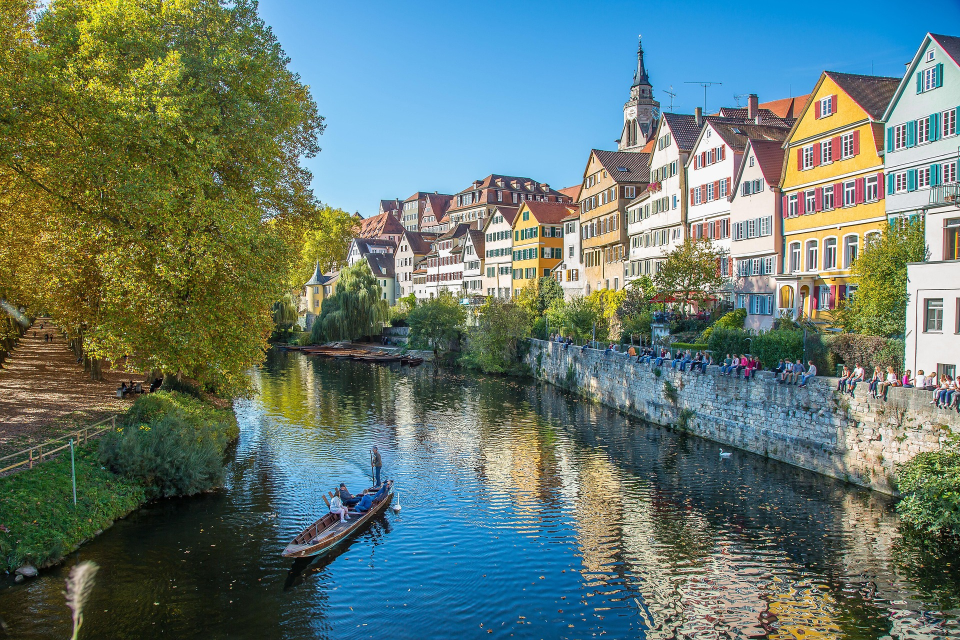
#> input picture 1.png, 1920 x 1280 px (shown at 1/2 size)
$ python -i filters.py   (imports and definitions only)
#> lines starting #> are read from the running program, lines starting #| are printed output that depends on the picture; after the words box and inside, x2 and y2 are one past the last pixel; in counts of white or black regions, pixels touching at a corner belong together
#> further down, picture is the input picture: shape (1280, 1920, 3); mean B, G, R 112.8, 121.2, 100.9
### image_ops/utils.py
import cv2 as cv
import numpy as np
from PIL import Image
from typing import Tuple


# [55 lines left out: functions read_image, save_image, ensure_uint8, add_canvas_texture, resize_fit, alpha_blend, not called in this run]


def to_pil(img_bgr: np.ndarray) -> Image.Image:
    return Image.fromarray(cv.cvtColor(img_bgr, cv.COLOR_BGR2RGB))


def from_pil(img_pil: Image.Image) -> np.ndarray:
    rgb = np.array(img_pil)
    return cv.cvtColor(rgb, cv.COLOR_RGB2BGR)


def make_edge_mask(gray: np.ndarray, low: int = 80, high: int = 160) -> np.ndarray:
    edges = cv.Canny(gray, low, high)
    edges = cv.dilate(edges, None)
    return edges

### image_ops/filters.py
import cv2 as cv
import numpy as np
from typing import Literal
from .utils import add_canvas_texture, ensure_uint8, make_edge_mask


def sketch_effect(image_bgr: np.ndarray,
                  mode: Literal['gray', 'color'] = 'gray',
                  blur_ksize: int = 21,
                  sigma: float = 0,
                  edge_low: int = 60,
                  edge_high: int = 150) -> np.ndarray:
#> called with mode = 'gray', blur_ksize = 21, sigma = 0, edge_low = 60, edge_high = 150
    gray = cv.cvtColor(image_bgr, cv.COLOR_BGR2GRAY)
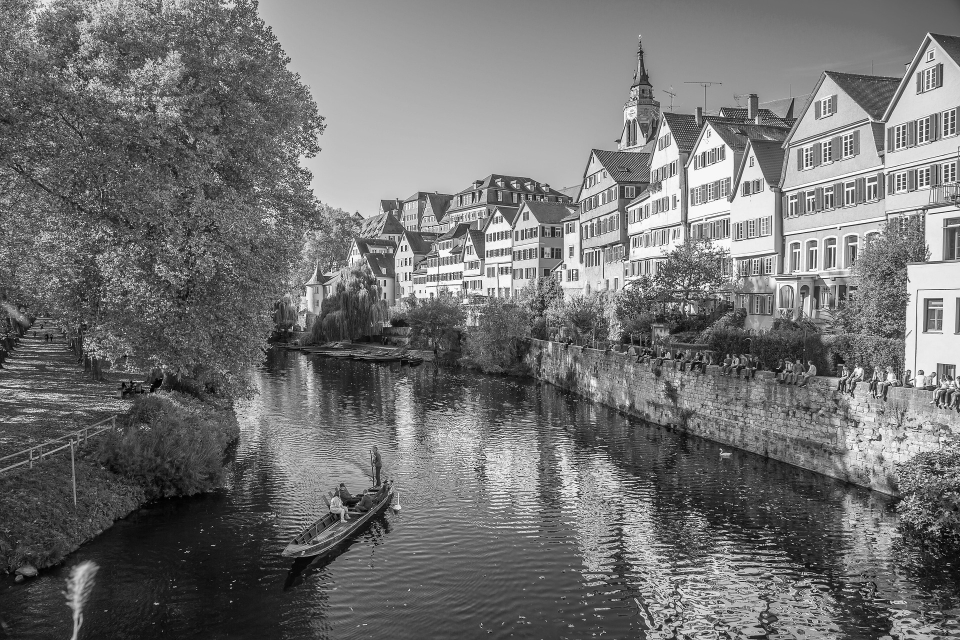
#> gray: shape (1280, 1920) (shown at 1/2 size); min 0, max 255, mean 114.2
    if blur_ksize % 2 == 0:
        blur_ksize += 1

    # 使用更精细的高斯模糊，sigma 自动计算
    if sigma <= 0:
        sigma = 0.3 * ((blur_ksize - 1) * 0.5 - 1) + 0.8
    blur = cv.GaussianBlur(gray, (blur_ksize, blur_ksize), sigma)
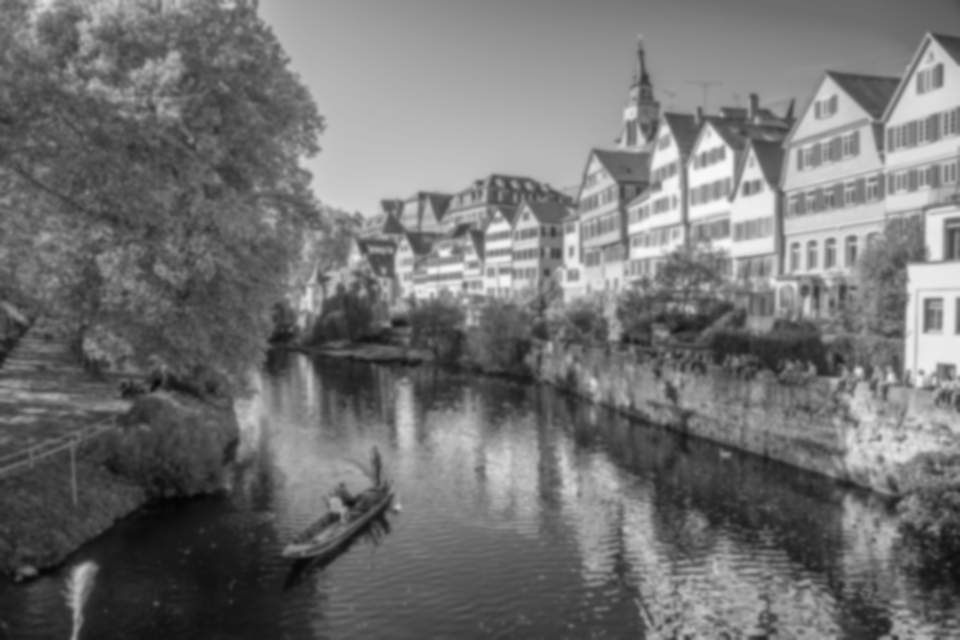
#> blur: shape (1280, 1920) (shown at 1/2 size); min 4, max 248, mean 114.2

    # 使用自适应阈值增强细节
    adaptive = cv.adaptiveThreshold(blur, 255, cv.ADAPTIVE_THRESH_GAUSSIAN_C, cv.THRESH_BINARY_INV, 11, 2)
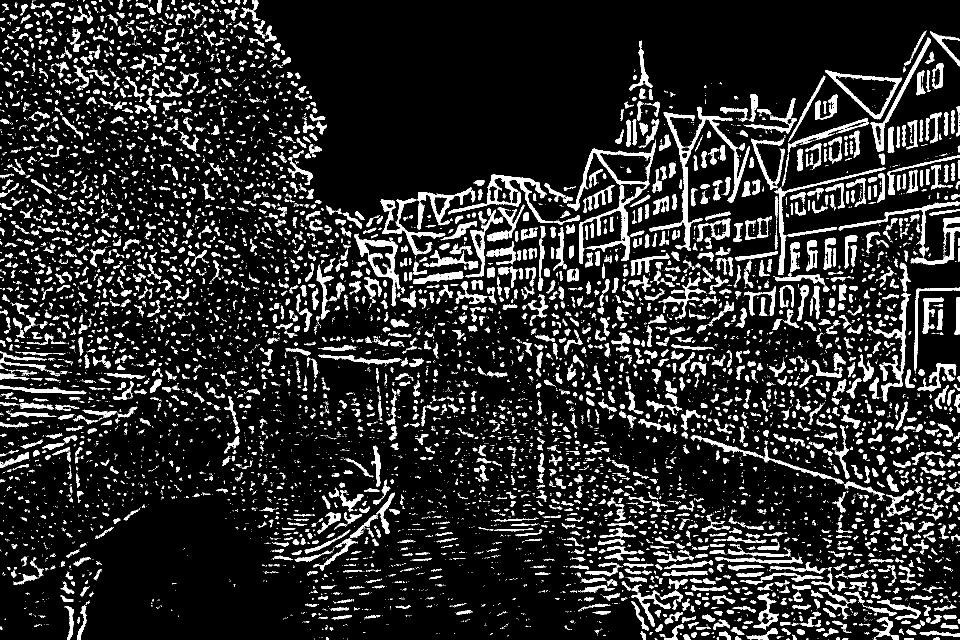
#> adaptive: shape (1280, 1920) (shown at 1/2 size); 14.3% white; 8759 white regions (5997 under 20 px), largest, box (x1, y1, x2, y2) and area: (1134, 283, 1312, 528) 6159, (1299, 213, 1499, 502) 6075, (896, 348, 1106, 446) 3440

    # Canny 边缘检测
    edges = make_edge_mask(blur, edge_low, edge_high)
#> in make_edge_mask, `edges = cv.Canny(gray, low, high)`: edges: shape (1280, 1920); 0.08% white in thin lines or dots, all inside (x1, y1, x2, y2) = (708, 64, 1920, 1024)
#> in make_edge_mask, `edges = cv.dilate(edges, None)`:
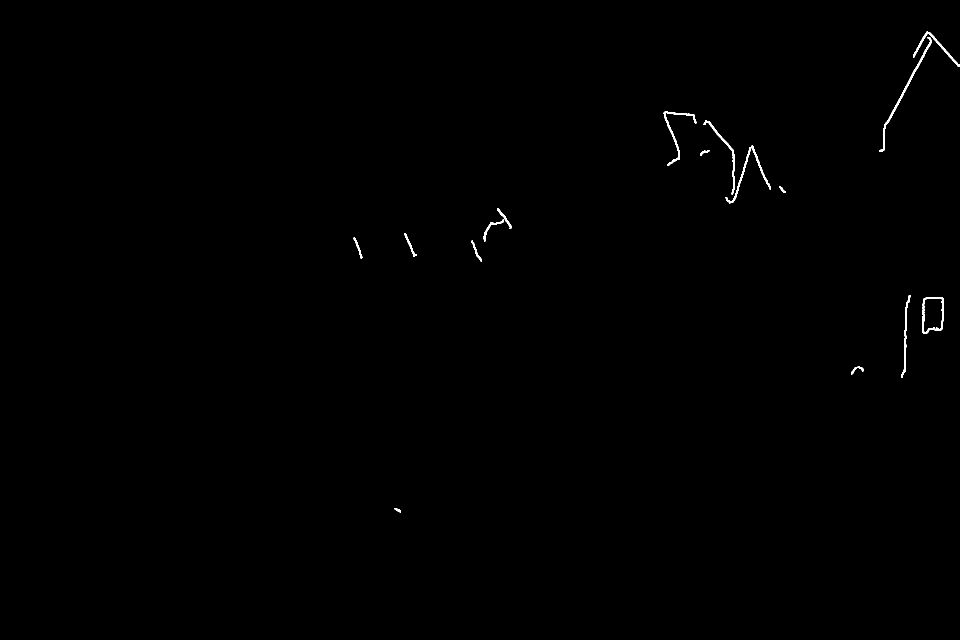
#> edges: shape (1280, 1920) (shown at 1/2 size); 0.26% white; 17 white regions, largest, box (x1, y1, x2, y2) and area: (1758, 74, 1863, 303) 993, (1451, 291, 1542, 407) 833, (1327, 223, 1393, 331) 729

    # 结合自适应阈值和 Canny，使用加权融合
    combined = cv.addWeighted(adaptive.astype(np.float32), 0.6, edges.astype(np.float32), 0.4, 0)
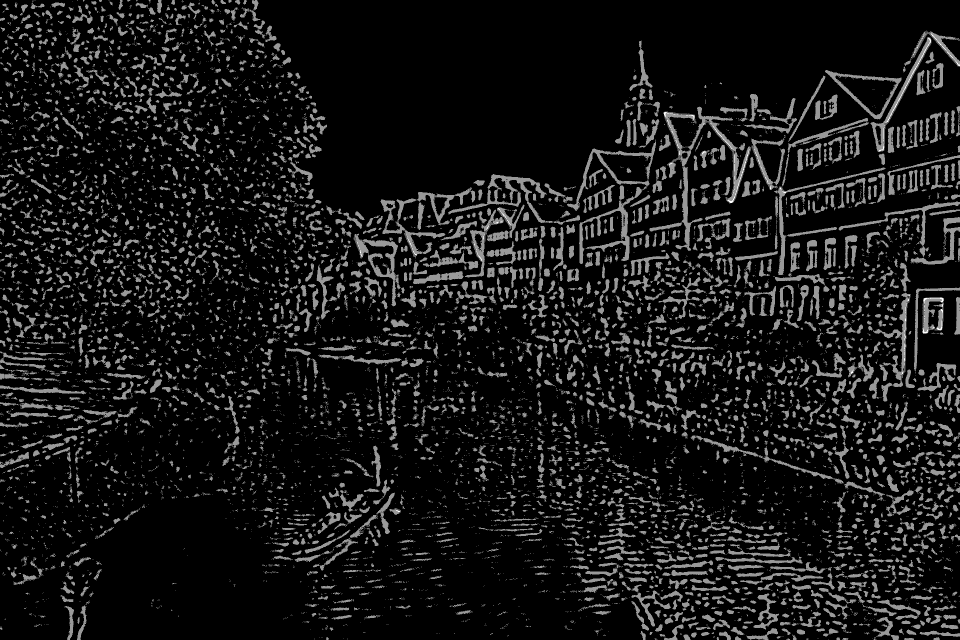
#> combined: shape (1280, 1920) float32 (shown at 1/2 size); min 0, max 255, mean 22.1
    combined = np.clip(combined, 0, 255).astype(np.uint8)

    # 轻微膨胀使线条更平滑
    kernel = cv.getStructuringElement(cv.MORPH_ELLIPSE, (2, 2))
    combined = cv.morphologyEx(combined, cv.MORPH_CLOSE, kernel, iterations=1)
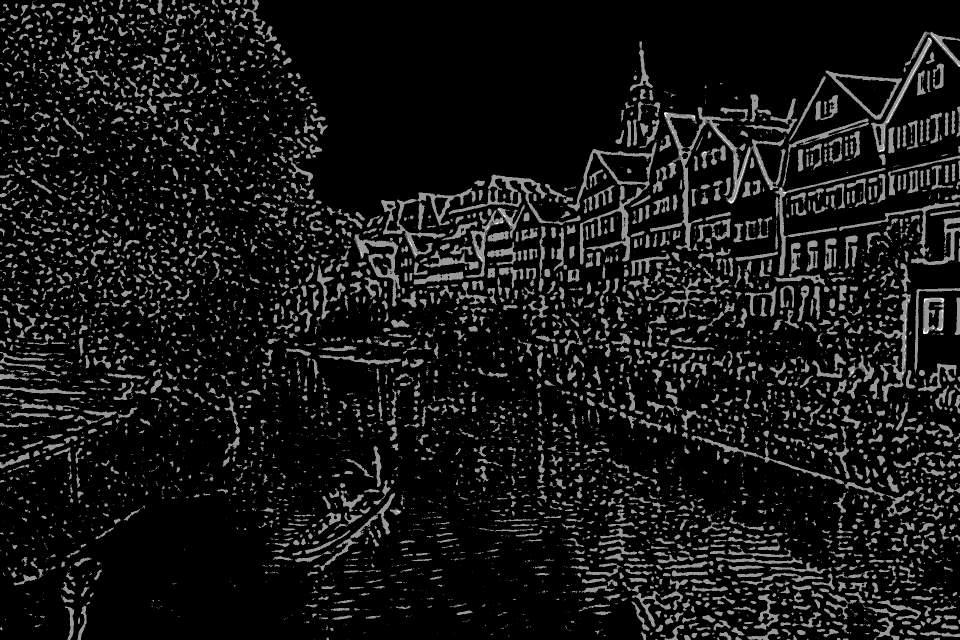
#> combined: shape (1280, 1920) (shown at 1/2 size); min 0, max 255, mean 22.2

    # 反相得到素描效果
    inv = 255 - combined
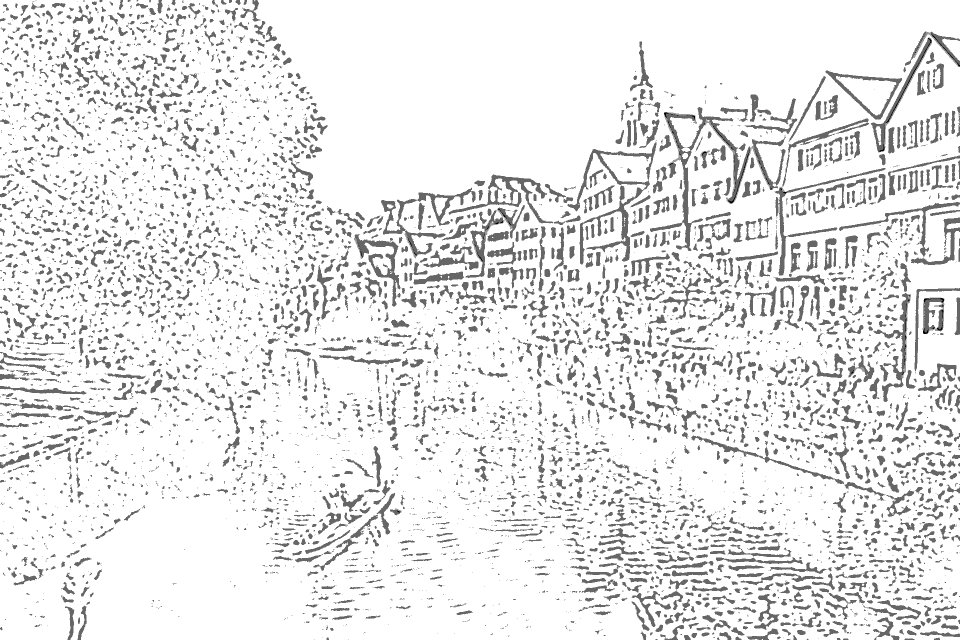
#> inv: shape (1280, 1920) (shown at 1/2 size); min 0, max 255, mean 232.8

    if mode == 'gray':
        return cv.cvtColor(inv, cv.COLOR_GRAY2BGR)
    else:
        # 彩色素描：使用双边滤波保留颜色细节
        color = cv.bilateralFilter(image_bgr, d=9, sigmaColor=75, sigmaSpace=75)
        # 将素描线条叠加到彩色图像上
        inv_3ch = cv.cvtColor(inv, cv.COLOR_GRAY2BGR)
        result = cv.addWeighted(color, 0.7, inv_3ch, 0.3, 0)
        return result


# [43 lines left out: functions oil_painting_effect, cartoon_effect, not called in this run]

>>> import cv2
>>> picture = cv2.imread('../1.png')
>>> result = sketch_effect(picture)
